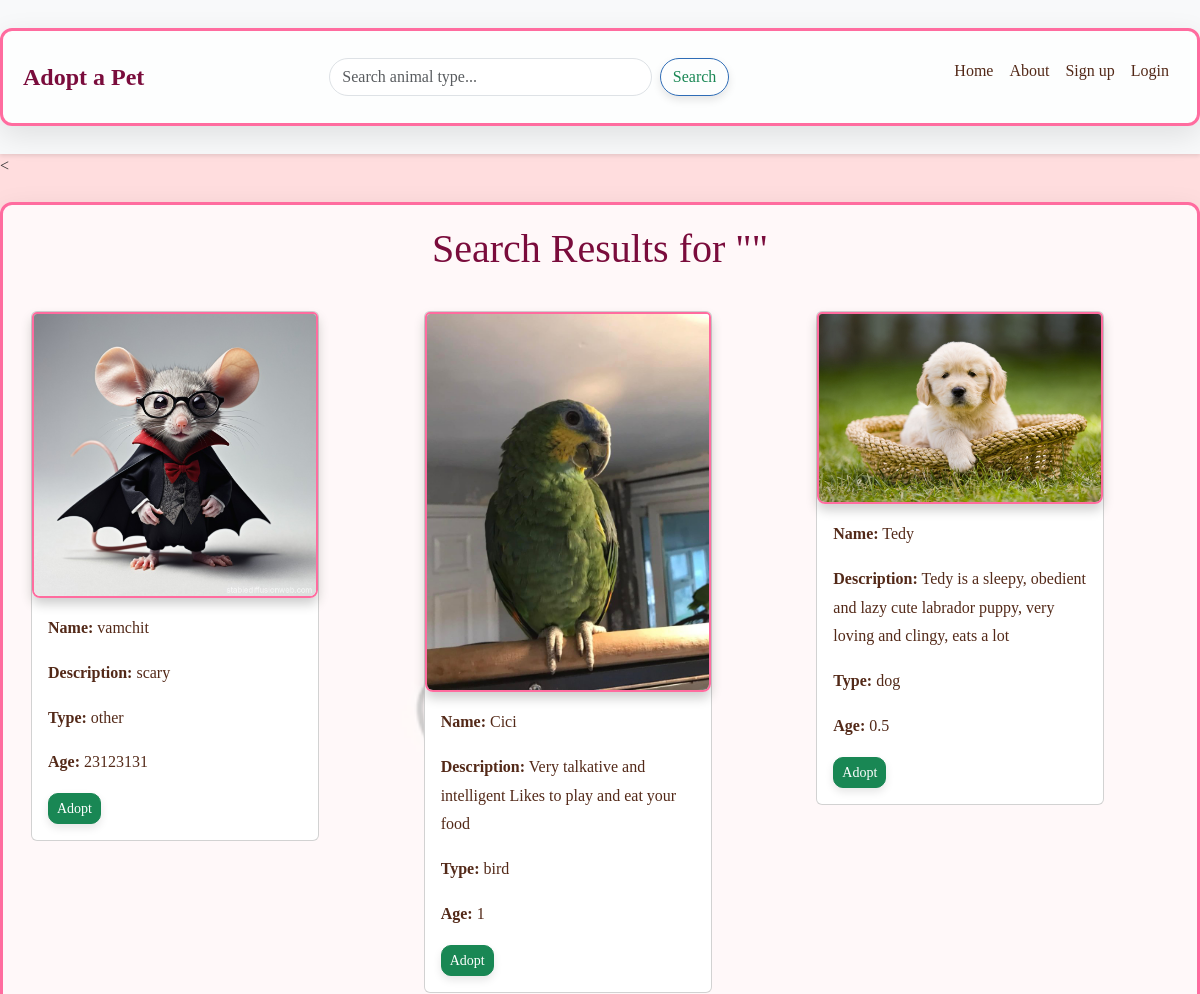
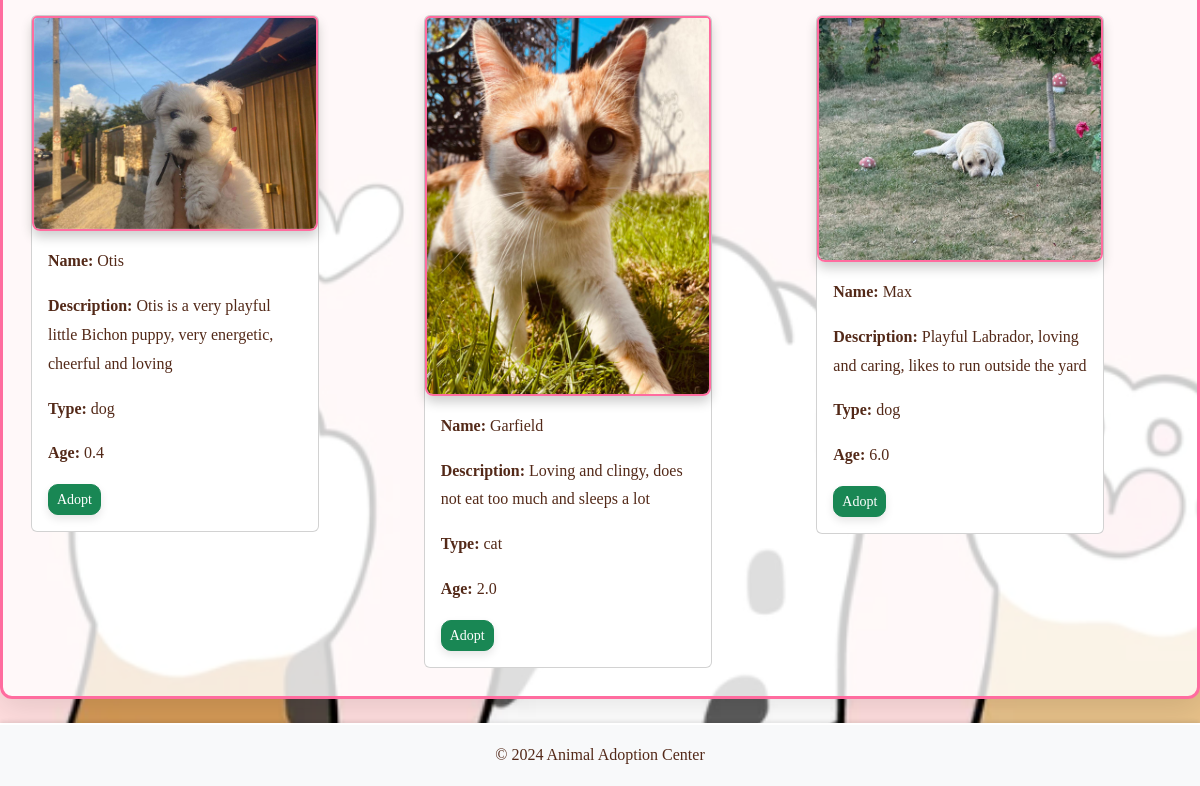
Screenshot of /search with the database file from the repository (2 pictures, top to bottom).
### app/models.py (models this page shows, shortened)
class Animal(db.Model):
    id = db.Column(db.Integer, primary_key=True)
    name = db.Column(db.String(100), nullable=False)
    age = db.Column(db.String(20), nullable=False)  # Age stored as string (e.g., "2 years")
    animal_type = db.Column(db.String(50), nullable=False)  # e.g., "dog", "cat"
    description = db.Column(db.Text, nullable=True)
    image = db.Column(db.String(255), nullable=False)  # Path to the image file

### app/backend/routes.py (the view)
@main.route('/search')
def search_animals():
    query = request.args.get('q', '').lower()
    results = Animal.query.filter(Animal.animal_type.ilike(f'%{query}%')).all()
    return render_template('animal_search_result.html', animals=results, query=query)

### app/frontend/templates/animal_search_result.html (shortened to what this page needs)
{% extends "home.html" %}
{% block content %}
<h1 class="text-center">Search Results for "{{ query }}"</h1>
<div class="row">
    {% if animals %}
        {% for animal in animals %}
        <div class="col-12 col-md-6 col-lg-4">
            <div class="card m-2" style="width: 18rem;">
                <img src="{{ url_for('static', filename=animal.image) }}" class="card-img-top" alt="{{ animal.name }}">
                <div class="card-body">
                    <p class="card-text"><strong>Name:</strong> {{ animal.name }}</p>
                    <p class="card-text"><strong>Description:</strong> {{ animal.description }}</p>
                    <p class="card-text"><strong>Type:</strong> {{ animal.animal_type }}</p>
                    <p class="card-text"><strong>Age:</strong> {{ animal.age }}</p>
                    <div class="d-flex justify-content-between mt-2">
                        {% if not current_user.is_admin %}
                        <a href="{{ url_for('main.adopt_animal', animal_id=animal.id) }}" class="btn btn-success btn-sm">Adopt</a>
                        {% endif %}
                    </div>
                </div>
            </div>
        </div>
        {% endfor %}
    {% else %}
        <p class="text-center">No results found for your query.</p>
    {% endif %}
</div>
{% endblock %}

### app/frontend/templates/home.html (shortened to what this page needs)
<!DOCTYPE html>
<html lang="en">
<head>
    <link rel="stylesheet" href="https://cdn.jsdelivr.net/npm/bootstrap@5.3.0/dist/css/bootstrap.min.css">
    <link rel="stylesheet" href="{{ url_for('static', filename='css/style.css') }}">
</head>
<body>
    <nav class="navbar navbar-expand-lg navbar-light bg-light">
        <div class="container">
            <a class="navbar-brand" href="/">Adopt a Pet</a>
            <div class="collapse navbar-collapse" id="navbarNav">
                <form class="d-flex mx-auto me-lg-5" style="max-width: 400px; width: 100%;" action="/search" method="GET">
                    <input class="form-control me-2" type="search" name="q" placeholder="Search animal type..." aria-label="Search">
                    <button class="btn btn-outline-success" type="submit">Search</button>
                </form>
                <ul class="navbar-nav ms-auto">
                    <li class="nav-item">
                        <a class="nav-link" href="/">Home</a>
                    </li>
                    <li class="nav-item"><a class="nav-link" href="/about">About</a></li>
                    {% if not current_user.is_authenticated %}
                        <li class="nav-item"><a class="nav-link" href="/sign_up">Sign up</a></li>
                        <li class="nav-item"><a class="nav-link" href="/login">Login</a></li>
                    {% endif %}
                </ul>
            </div>
        </div>
    </nav>
    <<div class="container mt-4">
        {% block content %}{% endblock %}
    </div>
    <footer class="text-center py-3 mt-4 bg-light">
        <p>&copy; 2024 Animal Adoption Center</p>
    </footer>
</body>
</html>

### app/frontend/static/css/style.css (style rules this page uses)
body { font-family: 'Georgia', serif; background-color: #FDDCDDFF; margin: 0; padding: 0; background-image: url('/static/images/background.png'); background-size: cover; background-repeat: no-repeat; background-attachment: fixed; background-position: center; }
h1, h2 { color: #7A0C3C; font-family: 'Playfair Display', serif; }
.navbar { background-color: #FF6CAC; box-shadow: 0 2px 4px rgba(0, 0, 0, 0.1); }
.navbar-brand { color: #7A0C3C; font-weight: bold; font-size: 1.5rem; }
img { border-radius: 8px; box-shadow: 0 6px 12px rgba(0, 0, 0, 0.2); border: 2px solid #ff6c9f; }
.container { background-color: rgba(255, 255, 255, 0.8); border: 3px solid #ff6c9f; border-radius: 12px; padding: 40px; box-shadow: 0 10px 30px rgba(0, 0, 0, 0.1); max-width: 1200px; margin: 20px auto; }
footer { background-color: #40061E; color: #ffffff; padding: 20px; text-align: center; box-shadow: 0 -2px 4px rgba(0, 0, 0, 0.1); }
footer p { margin: 0; }
button { background-color: #ff6ca4; color: #fff; border: none; padding: 14px 28px; border-radius: 6px; cursor: pointer; font-size: 18px; box-shadow: 0 6px 12px rgba(0, 0, 0, 0.2); transition: all 0.3s ease; }
p { line-height: 1.8; color: #532918; }
ul li { margin-bottom: 12px; font-size: 16px; }
.btn { transition: background-color 0.3s ease, transform 0.3s ease; }
.card-img-top { transition: transform 0.3s ease; }
.btn { border-radius: 10px; box-shadow: 0px 4px 8px rgba(0, 0, 0, 0.1); }
body { background-color: #cdc5c5; color: #333; }
.navbar { background-color: #73159e; }
.navbar-nav .nav-link { color: #532918 !important; }
footer { background-color: #084e0b; color: white; border-top: 2px solid #fff; }
footer { padding: 20px 0; text-align: center; background-color: #4b614c; color: white; border-top: 2px solid #fff; }
.navbar-nav .nav-link { color: #ff6ca4; transition: color 0.3s ease; }
.navbar-collapse { justify-content: center; }
form.d-flex { margin: 0 auto; max-width: 400px; }
form .form-control { border-radius: 20px; }
form .btn-outline-success { border-radius: 20px; border-color: #2e6cb6; }
.card { transition: transform 0.3s ease; }
.container { padding: 20px; }
h1 { text-align: center; margin-bottom: 30px; }
img { max-width: 100%; height: auto; display: block; margin: 0 auto; }

### rows the page displays
Animal: image (picture), name "vamchit", description "scary", animal_type "other", age "23123131"
Animal: image+name (picture), name "Cici", description "Very talkative and intelligent Likes to play and eat your food", animal_type "bird", age "1"
Animal: image+name (picture), name "Tedy", description "Tedy is a sleepy, obedient and lazy cute labrador puppy, very loving and clingy, eats a lot", animal_type "dog", age "0.5"
Animal: image+name (picture), name "Otis", description "Otis is a very playful little Bichon puppy, very energetic, cheerful and loving", animal_type "dog", age "0.4"
Animal: image+name (picture), name "Garfield", description "Loving and clingy, does not eat too much and sleeps a lot", animal_type "cat", age "2.0"
Animal: image (picture), name "Max", description "Playful Labrador, loving and caring, likes to run outside the yard", animal_type "dog", age "6.0"
